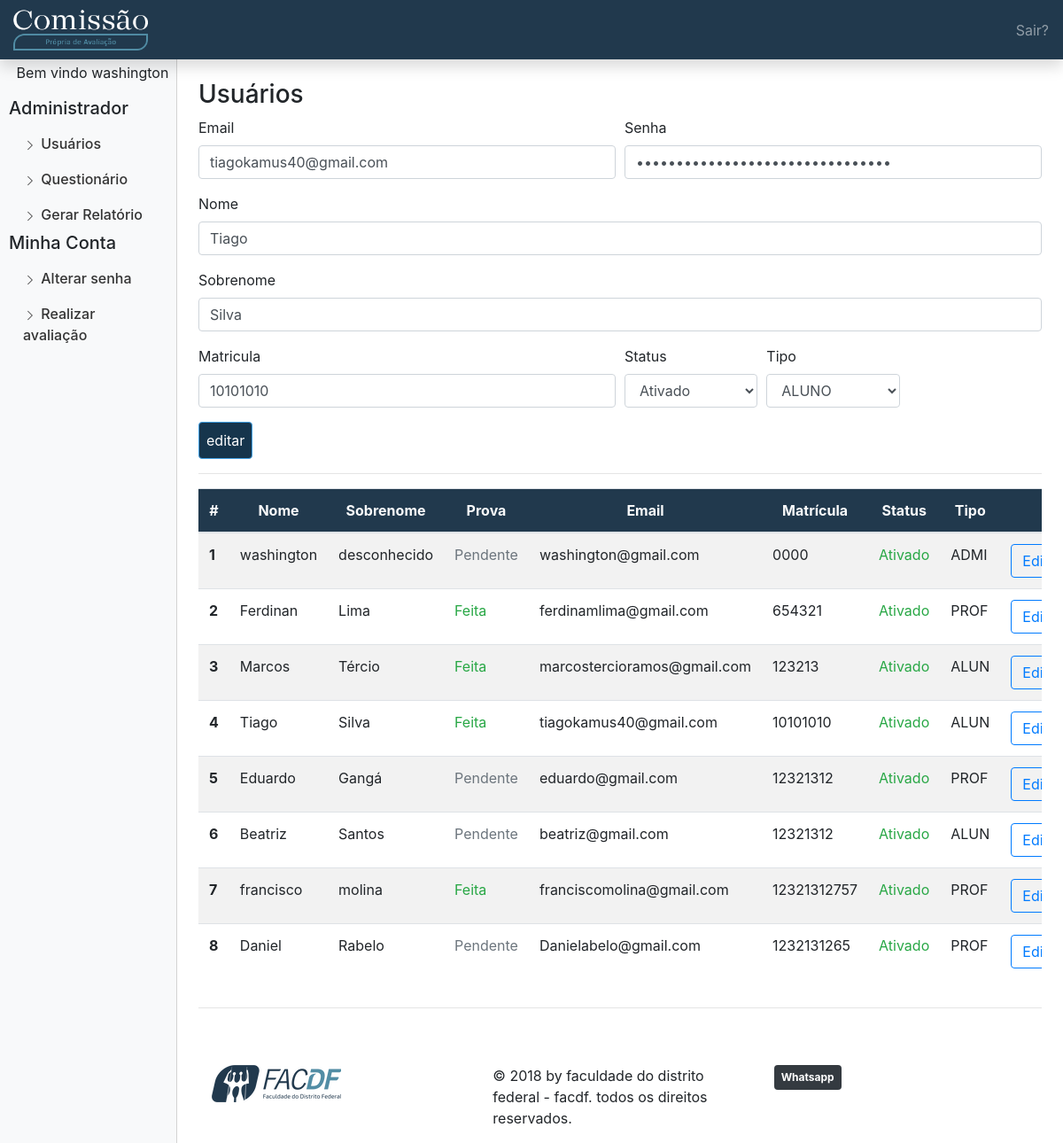
The app's page /dashboard.php?pag=administrarUsuario&id=38&acao=editar (signed in) with its own data.
### tables this page shows
CREATE TABLE `usuario` (
  `cod_usuario` int(11) NOT NULL,
  `matricula` varchar(60) DEFAULT NULL,
  `status` tinyint(1) DEFAULT 0,
  `sobrenome` varchar(100) DEFAULT NULL,
  `senha` varchar(80) NOT NULL,
  `email` varchar(100) DEFAULT NULL,
  `nome` varchar(100) DEFAULT NULL,
  `cod_perfil` int(11) DEFAULT NULL
);

CREATE TABLE `perfil` (
  `detalhe` varchar(60) DEFAULT NULL,
  `cod_perfil` int(11) NOT NULL,
  `tipo_perfil` varchar(20) DEFAULT NULL
);

### modelo/DAO/ClasseUsuarioDAO.php (called while the page is built, shortened)
<?php
class ClasseUsuarioDAO {
	 public function listarUsuario(){
     try{
         $pdo = conexao::getInstance();
         $listarusuario=$pdo->prepare("SELECT * FROM usuario order by cod_usuario desc");
         $listarusuario->execute();
         $usuariolist= array();
         while($usuarioObj=$listarusuario->fetchObject(__CLASS__) ){
             $usuariolist[]=$usuarioObj;
         }
         return $usuariolist;
     }
     catch(PDOException $erro){
         echo $erro->getTraceAsString();
     }
    }
    public function selecionarUnicoUsuario($id){
        $pdo = conexao::getInstance();
        $selecionarUnicoUsuario = $pdo->prepare("select * from usuario where cod_usuario=:id");
        $selecionarUnicoUsuario->bindvalue(":id",$id);
        $selecionarUnicoUsuario->execute();
        $resultado = $selecionarUnicoUsuario -> fetch(PDO::FETCH_ASSOC);
        return $resultado;
    }
    public function pesquisarPerfis(){
        $pdo = conexao :: getInstance();
        $pesquisarPerfis = $pdo->prepare("select * from perfil");
        $pesquisarPerfis->execute();
        $resultado = $pesquisarPerfis ->fetchall(PDO::FETCH_ASSOC);
        return $resultado;
    }
}
?>

### controle/controladorCadastrarUsuario.php (called while the page is built, shortened)
<?php
require_once "modelo/DAO/ClasseUsuarioDAO.php";
		?>
			<?php
include 'controladorPesquisarUsuario.php';
include "controladorPesquisarPerfis.php";
include "visao/cadastrarUsuarioForm.php";

### controle/controladorPesquisarUsuario.php (called while the page is built, shortened)
<?php
if(isset($_GET['id']) AND $_GET['id']!="" AND $_GET['acao'] == "editar"){
	$id=$_GET['id'];
	$selecionarUmUsuario = new classeUsuarioDAO();
	@$selecionar=$selecionarUmUsuario->selecionarUnicoUsuario($id);
		?>
		<?php
}

### controle/controladorPesquisarPerfis.php (called while the page is built)
<?php
require_once 'modelo/DAO/ClasseUsuarioDAO.php';
$trazerperfis = new classeUsuarioDAO();
$perfisresul = $trazerperfis->pesquisarPerfis();
?>

### controle/controladorListarUsuario.php (called while the page is built, shortened)
<?php
require_once 'modelo/DAO/ClasseUsuarioDAO.php';
function fezprova($tipousuario,$idUsuario){
require_once "modelo/DAO/ClasseQuestionarioDAO.php";
if ($tipousuario==ADMINISTRADOR or $tipousuario==PROFESSORES or $tipousuario==AUXILIAR){
	$tipo_questionario=4;
}
else{
	$tipo_questionario=3;
}
$verificaQuestionarioDAO = new classeQuestionarioDAO();
$verificacao =$verificaQuestionarioDAO->verificarFezAvaliacao($tipo_questionario,$idUsuario);
return $verificacao;
}
$novoUsuarioDAO = new classeUsuarioDAO();
$usuario =$novoUsuarioDAO->listarUsuario();
include "visao/listarUsuarioTab.php";

### modelo/DAO/ClasseQuestionarioDAO.php (called while the page is built, shortened)
<?php
class ClasseQuestionarioDAO {
          ?>
          <?php
     public function verificarFezAvaliacao($tipo_questionario,$id){
      $pdo=conexao::getInstance();
      $relatorio = $pdo->prepare("SELECT r.cod_alternativa_resposta, GROUP_CONCAT(p.pergunta order by p.cod_pergunta ASC separator ';') pergunta, q.nome nomequestionario, d.titulo titulo from pergunta p
        INNER JOIN dimensao d ON d.cod_dimensao=p.cod_dimensao
        INNER JOIN pergunta_questionario as pq ON p.cod_pergunta=pq.cod_pergunta
        INNER JOIN (SELECT * FROM resposta  WHERE cod_usuario=:cod_usuario) r ON r.cod_pergunta=p.cod_pergunta
        INNER JOIN (SELECT * FROM questionario WHERE status_questionario= 1 and cod_tipo_questionario = :tipo_questionario) q on q.cod_questionario=pq.cod_questionario
        GROUP BY p.cod_dimensao
        ");
      $relatorio->bindvalue(":cod_usuario",$id);
      $relatorio->bindvalue(":tipo_questionario",$tipo_questionario);
      $relatorio->execute();
      $relatoriolist= array();
      while($relatorioObj=$relatorio->fetchObject(__CLASS__) ){
       $relatoriolist[]=$relatorioObj;
     }
     return $relatoriolist;
   }
 }

### visao/listarUsuarioTab.php (the view, shortened to what this page needs)
<hr>
<div class="table-responsive">
	<table class="table  table-hover table-striped">
		<thead class="back-color text-light">
			<tr class="text-center">
				<th scope="col">#</th>
				<th scope="col">Nome</th>
				<th scope="col">Sobrenome</th>
				<th scope="col">Prova</th>
				<th scope="col">Email</th>
				<th scope="col">Matrícula</th>
				<th scope="col">Status</th>
				<th scope="col" colspan="">Tipo</th>
				<th scope="col" colspan="4" >Ações</th>
			</tr>
		</thead>
		<tbody>
			<?php
			if(isset($usuario)){
				$flag=0;
				foreach($usuario as $usuarioBuscados){
					$flag+=1;
					?>
					<tr>
						<th scope="row"><?php echo $flag; ?></th>
						<td><?php echo $usuarioBuscados->nome ?></td>
						<td><?php echo $usuarioBuscados->sobrenome ?></td>
						<td><?php echo fezprova($usuarioBuscados->cod_perfil,$usuarioBuscados->cod_usuario)==TRUE? '<span class="text-success">Feita</span>':'<span class="text-secondary">Pendente</span>'?></td>
						<td><?php echo $usuarioBuscados->email ?></td>
						<td><?php echo $usuarioBuscados->matricula ?></td>
						<td><?php echo ($usuarioBuscados->status==0?'<span class="text-secondary">Desativado</span>':'<span class="text-success">Ativado</span>') ?></td>
						<td>
						<?php
						foreach($perfisresul as $perfis){
							?>
						<?php echo substr(($usuarioBuscados->cod_perfil==$perfis['cod_perfil']? $perfis['tipo_perfil']:''),0,4);
						?>
					<?php } ?>
						</td>
						<td><a href="?pag=administrarUsuario&id=<?php echo $usuarioBuscados->cod_usuario ?>&acao=editar"><button id="editarUsuario" class="btn btn-outline-primary">Editar</button></a></td>
					</tr>
					<?php
				}
			}
			else{
				echo "Nenhum usuario para listar";
			}
			?>
			</tbody>
		</table>
	</div>

### dashboard.php (shortened to what this page needs)
<!doctype html>
<html lang="en">
<head>
	<link rel="stylesheet" href="css/bootstrap.css" >
	<link rel="stylesheet" href="dashboard.css" >
</head>
<body>
	<nav class="navbar navbar-dark  fixed-top flex-md-nowrap p-0 shadow back-color">
		<a class="navbar-brand col-sm-3 col-md-2 mr-0"   href="#">
			<img width="152px" height="57px" src="img/LOGO(fundoescuro).png">
		</a>
		<ul class="navbar-nav px-3">
			<li class="nav-item text-nowrap">
				<a class="nav-link" href="dashboard.php?sair">Sair?</a>
			</li>
		</ul>
	</nav>
	<div class="container-fluid my-10">
		<div class="row">
			<div class="col-md-2 bg-light d-none d-md-block sidebar">
				<div class="left-sidebar">
					<ul class="nav flex-column sidebar-nav">
						<li class="text-center">
							<?php
							include 'controle/controladorLinks.php';
							echo isset($_SESSION['cod_usuario']) ? "Bem vindo ".$usuarioinformacao['nome']:'';
							?>
						</li>
						<?php
						if($_SESSION['cod_perfil']==ADMINISTRADOR){
						?>
						<h5 class="mt-3">Administrador</h5>
						<li class="nav-item">
							<a class="nav-link active" href="?pag=administrarUsuario">
								Usuários
							</a>
						</li>
						<li class="nav-item">
							<a class="nav-link" href="?pag=questionario">
								<svg class="bi bi-chevron-right" width="16" height="16" viewBox="0 0 20 20" fill="currentColor" xmlns="http://www.w3.org/2000/svg"><path fill-rule="evenodd" d="M6.646 3.646a.5.5 0 01.708 0l6 6a.5.5 0 010 .708l-6 6a.5.5 0 01-.708-.708L12.293 10 6.646 4.354a.5.5 0 010-.708z" clip-rule="evenodd"/></svg>
								Questionário
							</a>
						</li>
						<li class="nav-item">
							<a class="nav-link" href="?pag=relatorio">
								<svg class="bi bi-chevron-right" width="16" height="16" viewBox="0 0 20 20" fill="currentColor" xmlns="http://www.w3.org/2000/svg"><path fill-rule="evenodd" d="M6.646 3.646a.5.5 0 01.708 0l6 6a.5.5 0 010 .708l-6 6a.5.5 0 01-.708-.708L12.293 10 6.646 4.354a.5.5 0 010-.708z" clip-rule="evenodd"/></svg>
								Gerar Relatório
							</a>
						</li>
						<?php } ?>
						<h5>Minha Conta</h4>
							<li class="nav-item">
								<a class="nav-link" href="?pag=alterarSenha">
									<svg class="bi bi-chevron-right" width="16" height="16" viewBox="0 0 20 20" fill="currentColor" xmlns="http://www.w3.org/2000/svg"><path fill-rule="evenodd" d="M6.646 3.646a.5.5 0 01.708 0l6 6a.5.5 0 010 .708l-6 6a.5.5 0 01-.708-.708L12.293 10 6.646 4.354a.5.5 0 010-.708z" clip-rule="evenodd"/></svg>
									Alterar senha
								</a>
							</li>
							<li class="nav-item">
								<a class="nav-link" href="?pag=apresentacaoAvaliacao">
									<svg class="bi bi-chevron-right" width="16" height="16" viewBox="0 0 20 20" fill="currentColor" xmlns="http://www.w3.org/2000/svg"><path fill-rule="evenodd" d="M6.646 3.646a.5.5 0 01.708 0l6 6a.5.5 0 010 .708l-6 6a.5.5 0 01-.708-.708L12.293 10 6.646 4.354a.5.5 0 010-.708z" clip-rule="evenodd"/></svg>
									Realizar avaliação
								</a>
							</li>
						</ul>
					</div>
				</div>
			</div>
		</div>
		<main role="main" class="col-md-9 ml-sm-auto col-lg-10 px-4 ">
			<?php
			$controladorLinks = new controladorLinks();
			@$pagina = $_GET['pag'];
			echo
			!isset($_GET['pag']) ? $link = $controladorLinks->index() : $link = $controladorLinks::$pagina();
			?>
			<hr>
			<div class="container mt-5 ">
				<div class="row">
					<div class="col">
						<a href="https://www.facdf.com.br/"><img class="pt-3 mx-auto" src="img/facdflogo.png">
						</a>
					</div>
					<div class="col">
						<p class="pt-3 mx-auto"> © 2018 by faculdade do distrito federal - facdf. todos os direitos reservados.</p>
					</div>
					<div class="col pt-3">
						<a class="badge badge-dark p-2"  href="http://bit.ly/5561991324926">Whatsapp</a></span>
					</div>
				</div>
			</main>
</body>
</html>

### visao/cadastrarUsuarioForm.php (shortened to what this page needs)
 <form method="post" action="">
 	<div class="form-row" >
 		<div class="form-group col-md-6">
 			<label for="inputEmail">Email</label>
 			<input type="email" value ="<?php echo @$selecionar['email'];?>"name="email" class="form-control" id="inputEmail" placeholder="Email">
 		</div>
 		<div class="form-group col-md-6">
 			<label for="inputSenha">Senha</label>
 			<input type="password" name="senha" value="<?php echo @$selecionar['senha'];?>" class="form-control" id="inputSenha" required placeholder="Senha">
 		</div>
 	</div>
 	<div class="form-group">
 		<label for="inputname">Nome</label>
 		<input type="text" name="nome" value="<?php echo @$selecionar['nome'];?>" class="form-control" id="inputNome" placeholder="Digite um nome">
 	</div>
 	<div class="form-group">
 		<label for="inputsobrenome">Sobrenome</label>
 		<input type="text" name="sobrenome" value="<?php echo @$selecionar['sobrenome'];?>" class="form-control" id="inputSobrenome" placeholder="Sobrenome">
 	</div>
 	<div class="form-row">
 		<div class="form-group col-md-6">
 			<label for="inputmatricula">Matricula</label>
 			<input type="text" name="matricula" value="<?php echo @$selecionar['matricula'];?>"class="form-control" id="inputMatricula">
 		</div>
 		<div class="form-group col-md-2">
 			<label for="inputStatus">Status</label>
 			<select id="inputStatus" name="status" required class="form-control">
 				<option value="1"<?php echo (@$selecionar['status'] == true  & isset($_GET['acao']) ? 'selected' : '');?>>Ativado</option>
 			</select>
 		</div>
 		<div class="form-group col-md-2">
 			<label for="tipousuario">Tipo</label>
 			<select id="tipousuario" name="tipousuario" required="" class="form-control">
 				<?php
 				foreach($perfisresul as $perfil){
 					?>
 					<option value="<?php echo $perfil['cod_perfil']; ?>" <?php echo(@$selecionar['cod_perfil']==$perfil['cod_perfil']?'selected':'');?>>
 						<?php echo $perfil['tipo_perfil'];?></option>
 						<?php
 					}
 					?>-->
			</select>
		</div>
	</div>
<button type="submit" class="btn btn-primary p-2"><?php echo (@$_GET['acao']!='editar' ?  'Cadastrar': 'editar')?></button>
</form>

### dashboard.css (style rules this page uses)
.sidebar { position: fixed; left: 0; bottom: 0; top: 0; z-index: 100; padding: 70px 0 0 10px; border-right: 1px solid #d3d3d3; }
.left-sidebar { position: sticky; top:0; height: calc(100vh - 70px) }
.sidebar-nav li .nav-link { color: #333; font-weight: 500; }
main { padding-top: 90px; }
.back-color { background:#21394d; }

### records on screen
usuario: nome "washington", sobrenome "desconhecido", shows "Pendente", email "washington@gmail.com", matricula "0000", status "Ativado", cod_perfil.tipo_perfil "ADMI"
usuario: email "tiagokamus40@gmail.com", nome "Tiago", sobrenome "Silva", matricula "10101010", status "Ativado", tipousuario "ALUNO", shows "Feita", cod_perfil.tipo_perfil "ALUN"
usuario: nome "Ferdinan", sobrenome "Lima", shows "Feita", email "ferdinamlima@gmail.com", matricula "654321", status "Ativado", cod_perfil.tipo_perfil "PROF"
usuario: nome "Marcos", sobrenome "Tércio", shows "Feita", email "marcostercioramos@gmail.com", matricula "123213", status "Ativado", cod_perfil.tipo_perfil "ALUN"
usuario: nome "Eduardo", sobrenome "Gangá", shows "Pendente", email "eduardo@gmail.com", matricula "12321312", status "Ativado", cod_perfil.tipo_perfil "PROF"
usuario: nome "Beatriz", sobrenome "Santos", shows "Pendente", email "beatriz@gmail.com", matricula "12321312", status "Ativado", cod_perfil.tipo_perfil "ALUN"
usuario: nome "francisco", sobrenome "molina", shows "Feita", email "franciscomolina@gmail.com", matricula "12321312757", status "Ativado", cod_perfil.tipo_perfil "PROF"
usuario: nome "Daniel", sobrenome "Rabelo", shows "Pendente", email "Danielabelo@gmail.com", matricula "1232131265", status "Ativado", cod_perfil.tipo_perfil "PROF"
